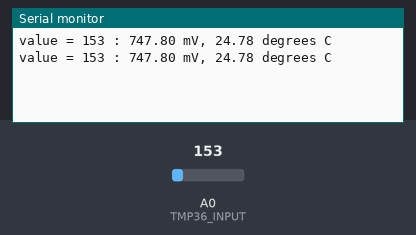
A sketch run on a simulated Arduino Uno, built with avr-gcc and run on an emulated ATmega328P. Shown: the last lines printed to the serial monitor. The inputs (shaded band) are chosen by the test bench; at power-on: A0 (TMP36_INPUT) = 153.

Above: at 1.8 s.
1.9 s: A0 (TMP36_INPUT) set to 165
At 2.8 s:
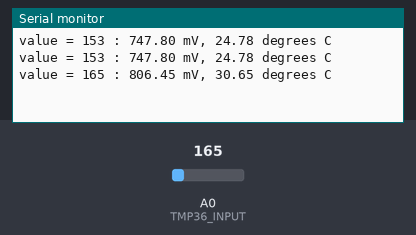
3.4 s: A0 (TMP36_INPUT) set to 175
At 4.8 s:
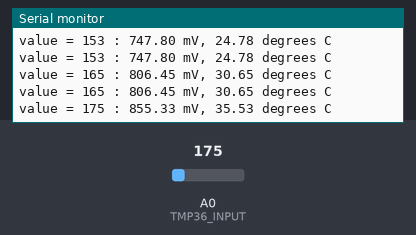
Timing chart, 0 to 6.4 s (numbered marks = the images above; inputs shaded):
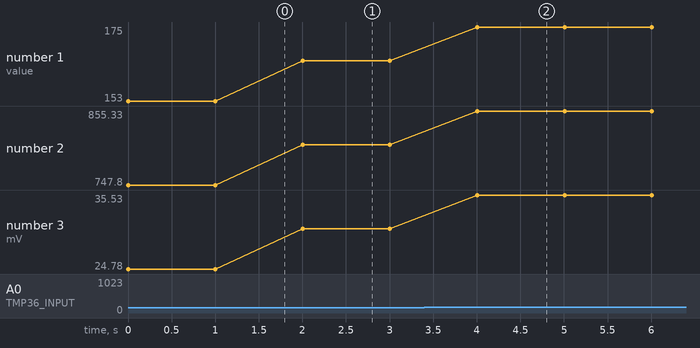

Measured:
- after the input at 1.9 s, the serial monitor: prints a new line after 0.10 s (image 1)
- after the input at 3.4 s, the serial monitor: prints a new line after 0.61 s (image 2)
- plotted number 1: 153 → 165 after the input at 1.9 s, 165 → 175 after the input at 3.4 s
- plotted number 2: 747.8 → 806.45 after the input at 1.9 s, 806.45 → 855.33 after the input at 3.4 s
- plotted number 3: 24.78 → 30.65 after the input at 1.9 s, 30.65 → 35.53 after the input at 3.4 s

The sketch:

AA15_TMP36_NodeJS.ino
```cpp
//
// AA00, TMP36 + CdS sensors
//

#define TMP36_INPUT 0
//

void setup() {
  Serial.begin(9600);
}

void loop() {
   //getting the voltage reading from the temperature sensor
  int value = analogRead(TMP36_INPUT);
  Serial.print("value = ");
  Serial.print(value);
  Serial.print(" : ");

   // converting that reading to voltage
  float voltage = value * 5.0 * 1000;  // in mV
   voltage /= 1023.0;

   // print out the voltage
   Serial.print(voltage);
  Serial.print(" mV, ");

   // now print out the temperature
   float temperatureC = (voltage - 500) / 10 ;
   Serial.print(temperatureC);
   Serial.println(" degrees C");

  delay(1000);
}

//Voltage to Lux
double luminosity (int RawADC0){
  double Vout=RawADC0*5.0/1023.0;  // 5/1023 (Vin = 5 V)
  double lux=(2500/Vout-500)/10;
  // lux = 500 / Rldr, Vout = Ildr*Rldr = (5/(10 + Rldr))*Rldr
  return lux;
}
```
